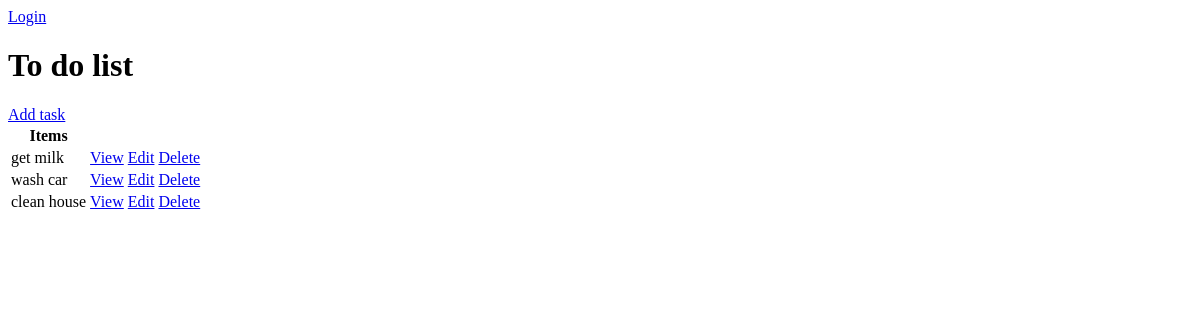
/, run on an earlier commit of the app's database.
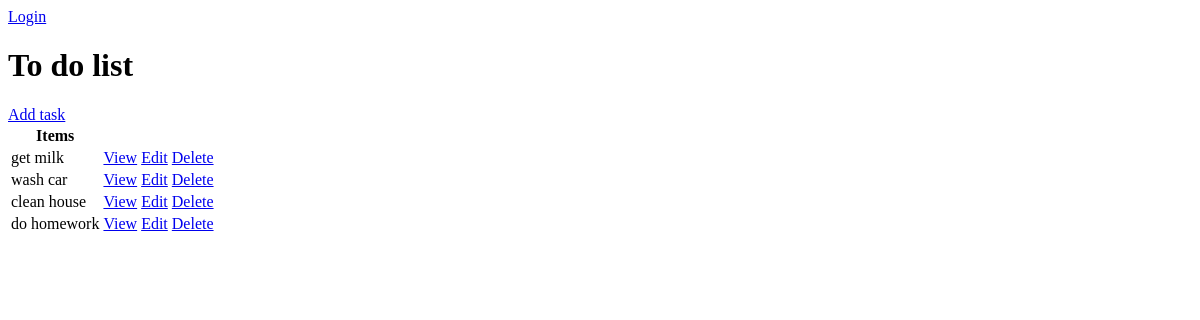
And on a later commit of the database.
### base/models.py (models this page shows, shortened)
class Task(models.Model):
    user = models.ForeignKey(User, on_delete=models.CASCADE, null=True, blank=True)
    title = models.CharField(max_length=200)
    description = models.TextField(null=True, blank=True)
    complete = models.BooleanField(default=False)
    created = models.DateTimeField(auto_now_add=True)
    class Meta:
        ordering = ['complete']

### base/views.py (the view)
# urls.py: path('', views.TaskList.as_view(), name='taskList'),
class TaskList(ListView):
    model = Task
    context_object_name = 'tasks'

### base/templates/base/task_list.html
{% if request.user.is_authenticated %}
<p>{{request.user}}</p>
<a href="{% url 'logout' %}">Logout</a>
{% else %}
<a href="{% url 'login' %}">Login</a>
{% endif %}
<h1>To do list</h1>
<a href="{% url 'taskCreate' %}">Add task</a>
<table>
    <tr>
        <th>Items</th>
        <th></th>
        <th></th>
        <th></th>
    </tr>
    {% for task in object_list %}
    <tr>
        <td>{{task.title}}</td>
        <td><a href="{% url 'taskDetail' task.id %}">View</a></td>
        <td><a href="{% url 'taskUpdate' task.id %}">Edit</a></td>
        <td><a href="{% url 'taskDelete' task.id %}">Delete</a></td>
    </tr>
    {% empty %}
    <p>No items in list.</p>
    {% endfor %}
</table>

What changed in the data, as far as the page shows it:
added Task: title "do homework"
